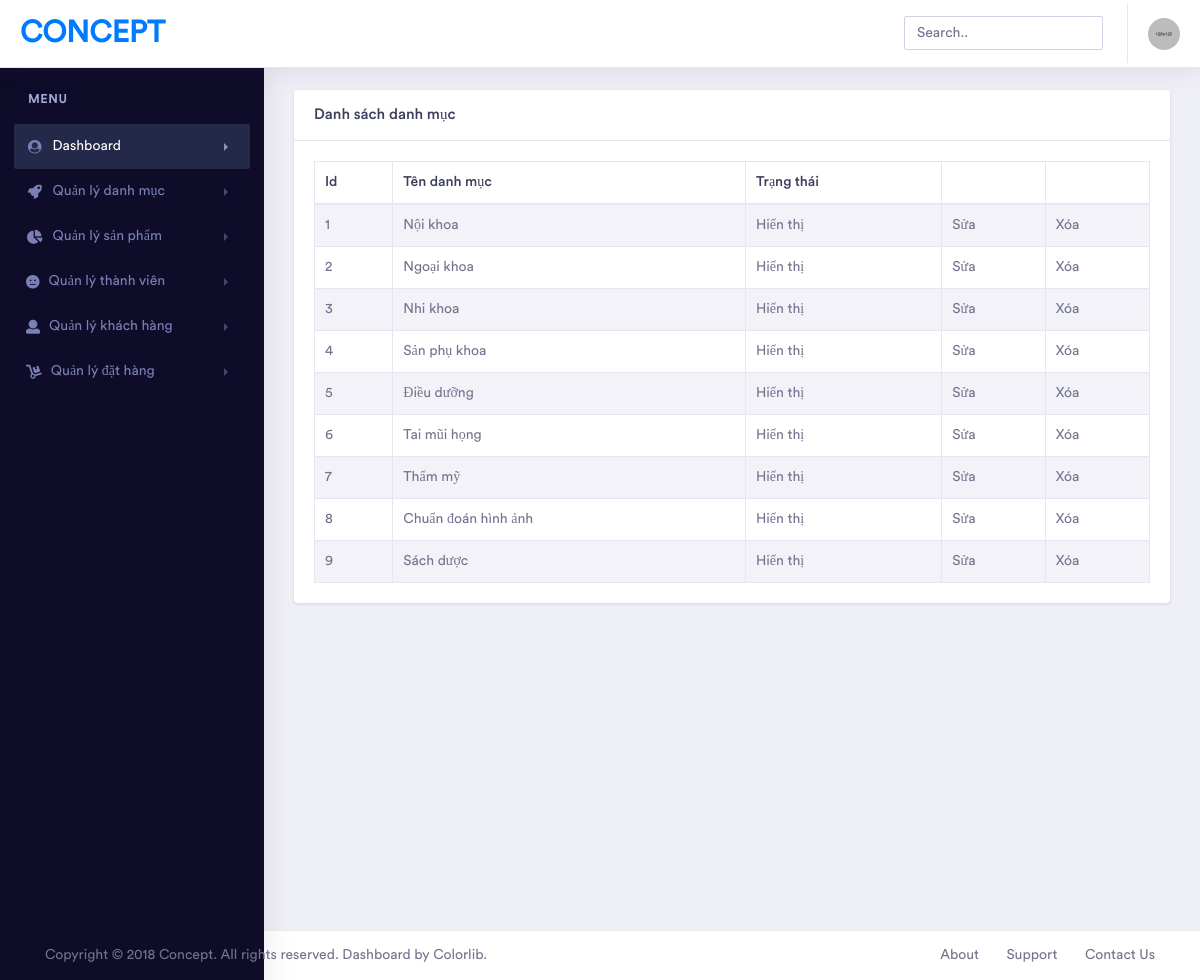
Screenshot of /Project12/admin/index.php?module=listcategory (signed in) with the database file from the repository.
### tables this page shows
CREATE TABLE `category` (
  `id` int(11) NOT NULL,
  `CatName` varchar(255) NOT NULL,
  `Status` tinyint(1) NOT NULL
);

### Project12/admin/modules/listcategory.php (the view)
<div class="container-fluid  dashboard-content">
    <div class="row">
        <div class="col-xl-12 col-lg-12 col-md-12 col-sm-12 col-12">
            <div class="card">
                <h5 class="card-header">Danh sách danh mục</h5>
                <div class="card-body">
                    <div class="table-responsive">
                        <table class="table table-striped table-bordered first">
                            <thead>
                                <tr>
                                    <th>Id</th>
                                    <th>Tên danh mục</th>
                                    <th>Trạng thái</th>
                                    <th></th>
                                    <th></th>
                                </tr>
                            </thead>
                            <tbody>
                                <?php
                                $sqlSelect = "SELECT * FROM category";
                                $result = mysqli_query($conn, $sqlSelect) or die("Lỗi truy vấn");
                                if (mysqli_num_rows($result) > 0) {
                                    $count = 0;
                                    while ($row = mysqli_fetch_assoc($result)) {
                                        $count++;
                                    ?>
                                    <tr>
                                        <td><?php echo $count?></td>
                                        <td><?php echo $row["CatName"]?></td>
                                        <td><?php echo $row["Status"]?"Hiển thị":"Ẩn"?></td>
                                        <td><a href="index.php?module=editcategory&id=<?php echo $row["id"]?>">Sửa</a></td>
                                        <td><a href="index.php?module=deletecategory&id=<?php echo $row["id"]?>">Xóa</a></td>
                                    </tr>
                                <?php }
                                    } ?>
                            </tbody>
                        </table>
                    </div>
                </div>
            </div>
        </div>
    </div>
</div>

### rows the page displays
category: CatName "Nội khoa", Status "Hiển thị"
category: CatName "Ngoại khoa", Status "Hiển thị"
category: CatName "Nhi khoa", Status "Hiển thị"
category: CatName "Sản phụ khoa", Status "Hiển thị"
category: CatName "Điều dưỡng", Status "Hiển thị"
category: CatName "Tai mũi họng", Status "Hiển thị"
category: CatName "Thẩm mỹ", Status "Hiển thị"
category: CatName "Chuẩn đoán hình ảnh", Status "Hiển thị"
category: CatName "Sách dược", Status "Hiển thị"
